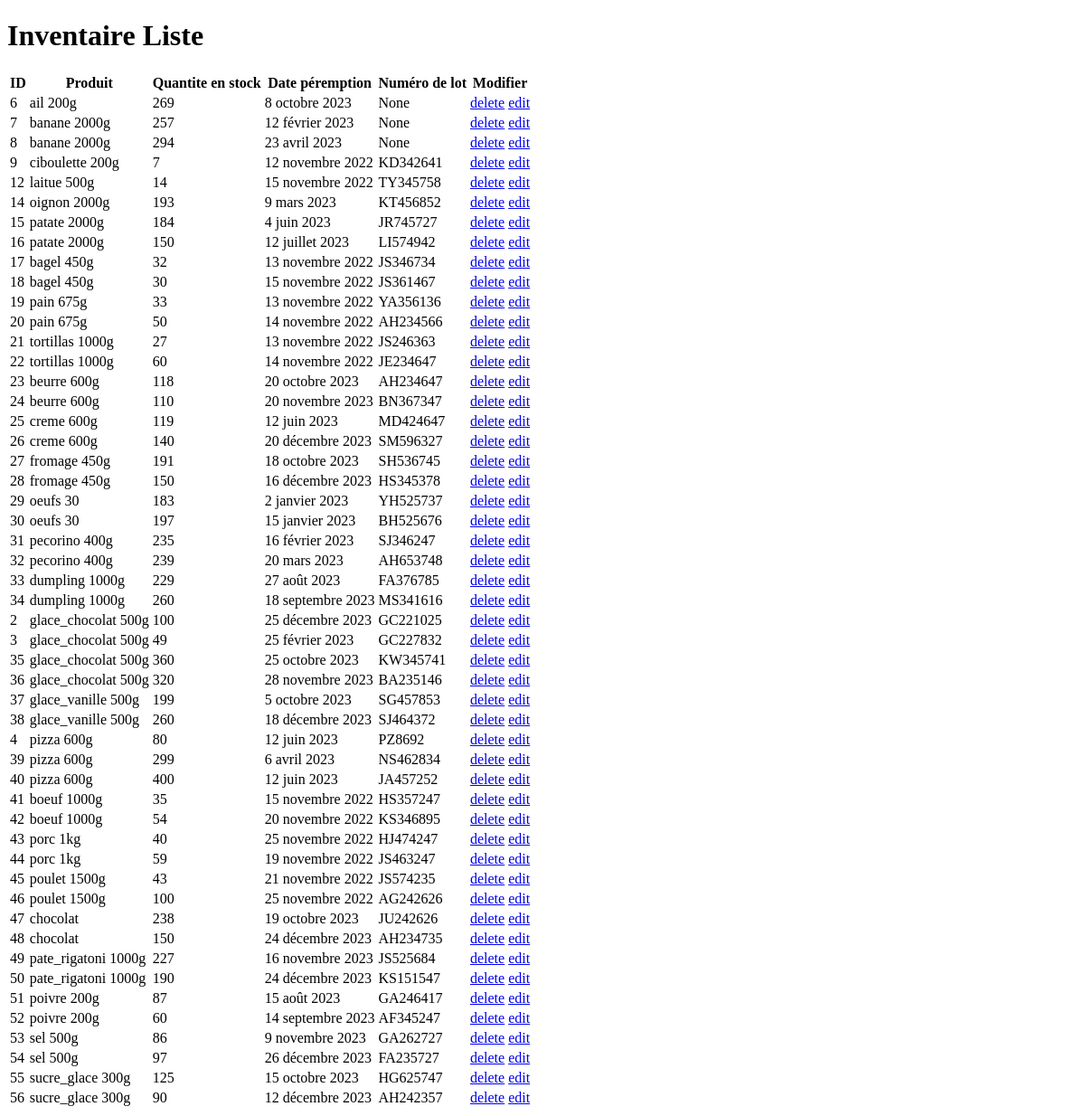
/inventaire/liste/, run on an earlier commit of the app's database.
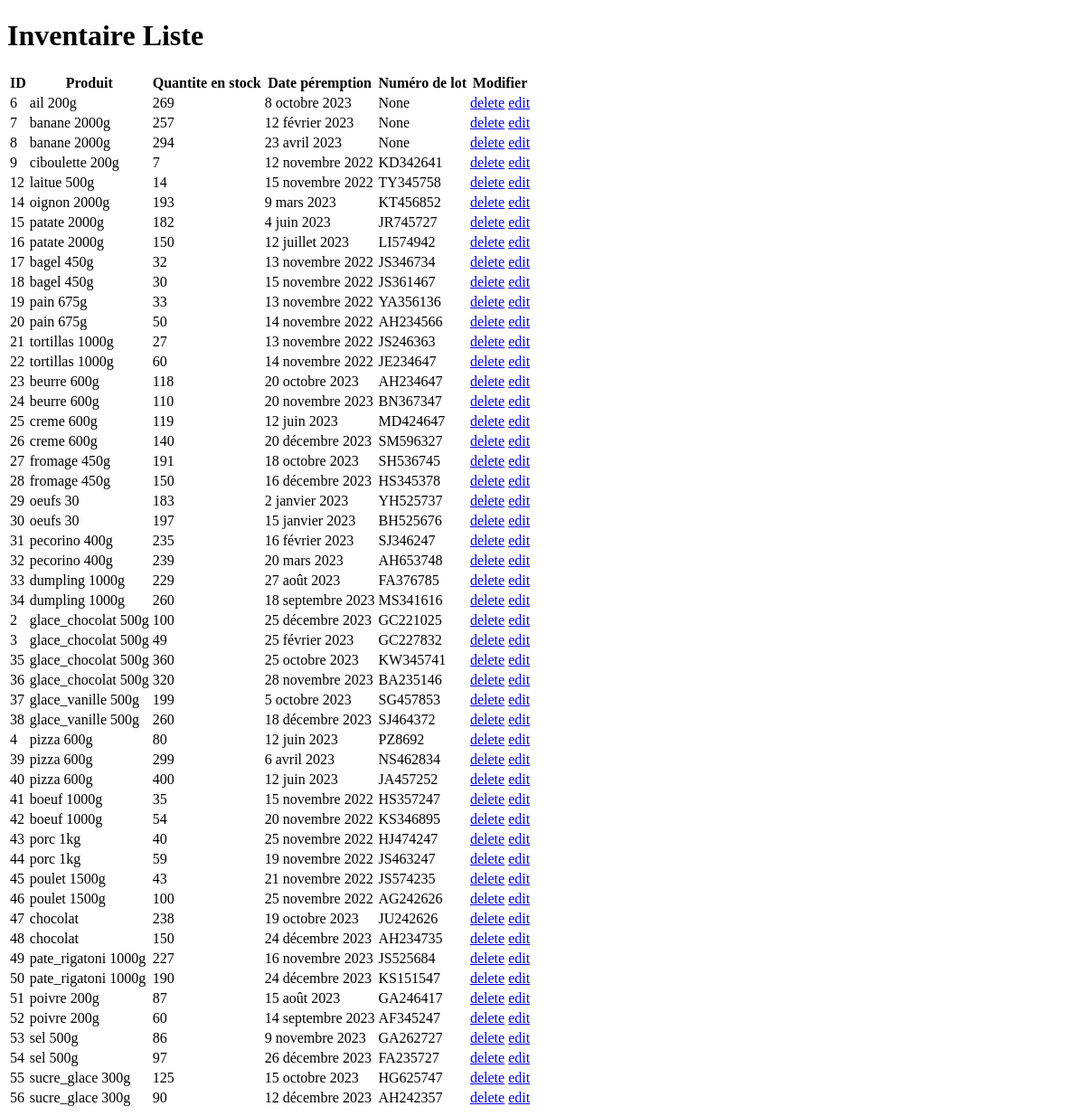
And on a later commit of the database.
### gestion_vente/models.py (models this page shows)
class Inventaire(models.Model):
    idProduit = models.ForeignKey(verbose_name="id produit", to="Produit", to_field="id", on_delete=models.CASCADE)
    inventaire = models.IntegerField(verbose_name="quantite",default=0)
    dateLimite = models.DateField(verbose_name="date peremption",default='9999-12-31', null=True, blank=True)
    numLot = models.CharField(verbose_name='numero de lot', max_length=20, null=True, blank=True)

class Produit(models.Model):
    nomProduit = models.CharField(verbose_name='Nom du Produit', max_length=20)
    typeProduit = models.CharField(verbose_name='type du produit', max_length=20, default="produit")
    prixUnitair = models.DecimalField(verbose_name="Prix Unitaire", max_digits=10, decimal_places=2, default=0)
    lienPhoto = models.CharField(verbose_name='lien photo', max_length=100, default="")
    def __str__(self) -> str:
        return self.nomProduit

### gestion_vente/views.py (the view)
# urls.py: path("inventaire/liste/", views.inventaire_liste, name="inventaire_liste"),
def inventaire_liste(request):
    inventaires = models.Inventaire.objects.all().order_by("dateLimite").order_by("idProduit")
    return render(request, "inventaire_liste.html", {"liste":inventaires} )

### gestion_vente/templates/inventaire_liste.html (shortened to what this page needs)
<!DOCTYPE html>
<html lang="en">
<head>
</head>
<body>
    <h1>Inventaire Liste</h1>
    <table>
        <thead>
            <th>ID</th>
            <th>Produit</th>
            <th>Quantite en stock</th>
            <th>Date péremption</th>
            <th>Numéro de lot</th>
            <th>Modifier</th>
        </thead>
        <tbody>
            {% for obj in liste %}
            <tr>
                <td>{{ obj.id }}</td>
                <td>{{ obj.idProduit }}</td>
                <td>{{ obj.inventaire }}</td>
                <td>{{ obj.dateLimite }}</td>
                <td>{{ obj.numLot }}</td>
                <td>
                    <a href="/inventaire/{{ obj.id }}/delete/">delete</a>
                    <a href="/inventaire/{{ obj.id }}/edit/">edit</a>
                </td>
            </tr>
            {% endfor %}
        </tbody>
    </table>
</body>
</html>

What changed in the data, as far as the page shows it:
changed Inventaire "4 juin 2023": inventaire "184" → "182"
